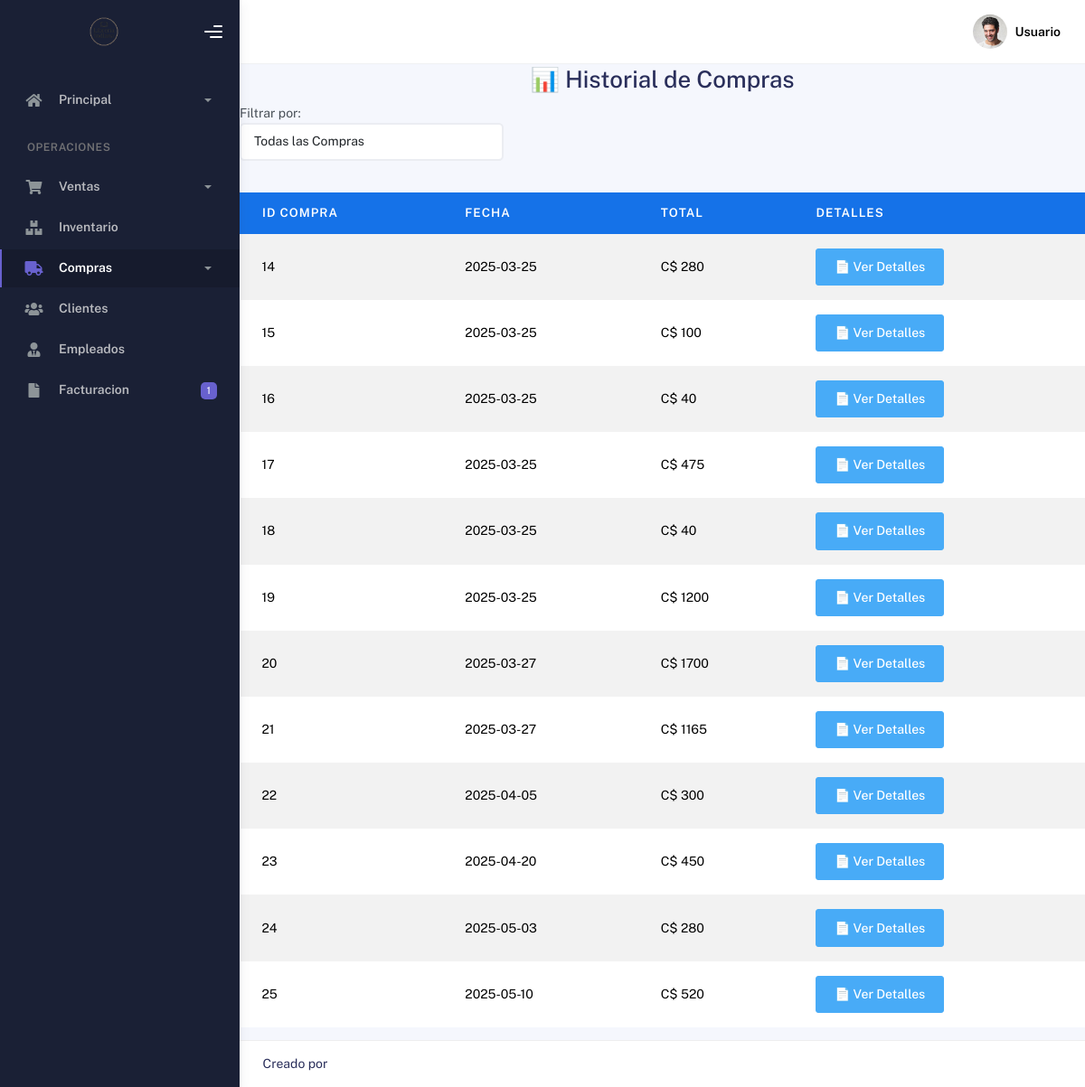
Screenshot of /compras/historial_compras with the database file from the repository.
### tables this page shows
CREATE TABLE Compra (
    IDCompra INTEGER PRIMARY KEY AUTOINCREMENT,
    Fecha DATETIME,
    Total DECIMAL NOT NULL
);

### app/blueprints/compras/routes.py (the view)
@compras_bp.route("/historial_compras")
def historial_compras():
    conexion = get_db_connection()
    cursor = conexion.cursor()
    cursor.execute("SELECT IDCompra, Fecha, Total FROM Compra")
    compras = [
        {"id": row[0], "fecha": row[1], "total": row[2]}
        for row in cursor.fetchall()
    ]
    conexion.close()
    return render_template("compras/historial_compras.html", compras=compras)

### app/utils/db.py (called while the page is built)
def get_db_connection():
    conn = sqlite3.connect(current_app.config['DATABASE_PATH'])
    conn.row_factory = sqlite3.Row
    return conn

### app/blueprints/compras/templates/compras/historial_compras.html (shortened to what this page needs)
{% extends "layout.html" %}
{% block main %}
<h2 class="text-center">📊 Historial de Compras</h2>
<div class="row mb-3">
    <div class="col-md-4">
        <label for="filtro-compras">Filtrar por:</label>
        <select id="filtro-compras" class="form-control">
            <option value="todas">Todas las Compras</option>
        </select>
    </div>
</div>
<div class="table-responsive">
    <table class="table table-striped table-head-bg-primary mt-4">
        <thead>
            <tr>
                <th>ID Compra</th>
                <th>Fecha</th>
                <th>Total</th>
                <th>Detalles</th>
            </tr>
        </thead>
        <tbody id="tabla-compra">
            {% for compra in compras %}
            <tr>
                <td>{{ compra.id }}</td>
                <td>{{ compra.fecha }}</td>
                <td>C$ {{ compra.total | round(2) }}</td>
                <td>
                    <button class="btn btn-info ver-detalle" data-id="{{ compra.id }}">
                        📄 Ver Detalles
                    </button>
                </td>
            </tr>
            {% endfor %}
        </tbody>
    </table>
</div>
{% endblock %}

### rows the page displays
Compra: id "14", fecha "2025-03-25", total "280"
Compra: id "15", fecha "2025-03-25", total "100"
Compra: id "16", fecha "2025-03-25", total "40"
Compra: id "17", fecha "2025-03-25", total "475"
Compra: id "18", fecha "2025-03-25", total "40"
Compra: id "19", fecha "2025-03-25", total "1200"
Compra: id "20", fecha "2025-03-27", total "1700"
Compra: id "21", fecha "2025-03-27", total "1165"
Compra: id "22", fecha "2025-04-05", total "300"
Compra: id "23", fecha "2025-04-20", total "450"
Compra: id "24", fecha "2025-05-03", total "280"
Compra: id "25", fecha "2025-05-10", total "520"

### other values shown
{{ session.get('username', 'Usuario') }} "Usuario"
